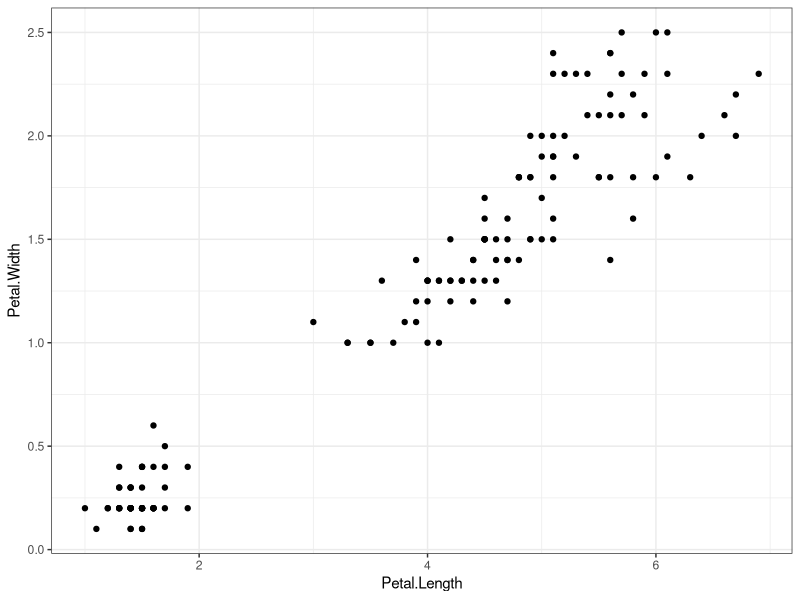

Write R code to recreate this figure.
## ---- chunk 1
#| fig-cap: A figure
library("ggplot2")
data(iris)
ggplot(iris, aes(x = Petal.Length, y = Petal.Width)) +
    geom_point() +
    theme_bw()
## ---- chunk 2
#| tbl-cap: A table
iris[1:10, ]
